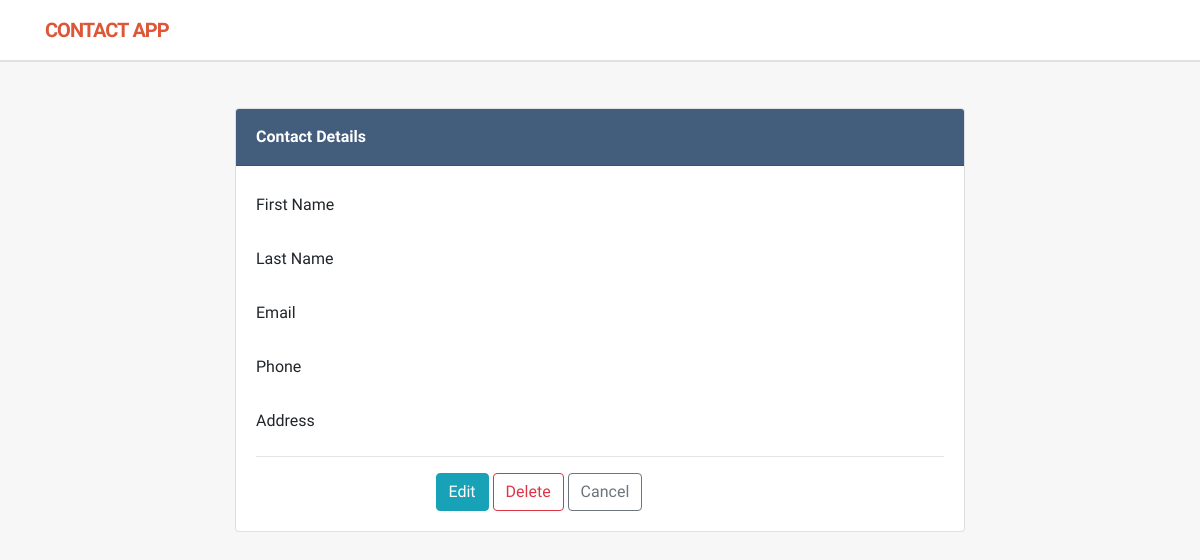
Page /show-contact/19 on the earlier database version.
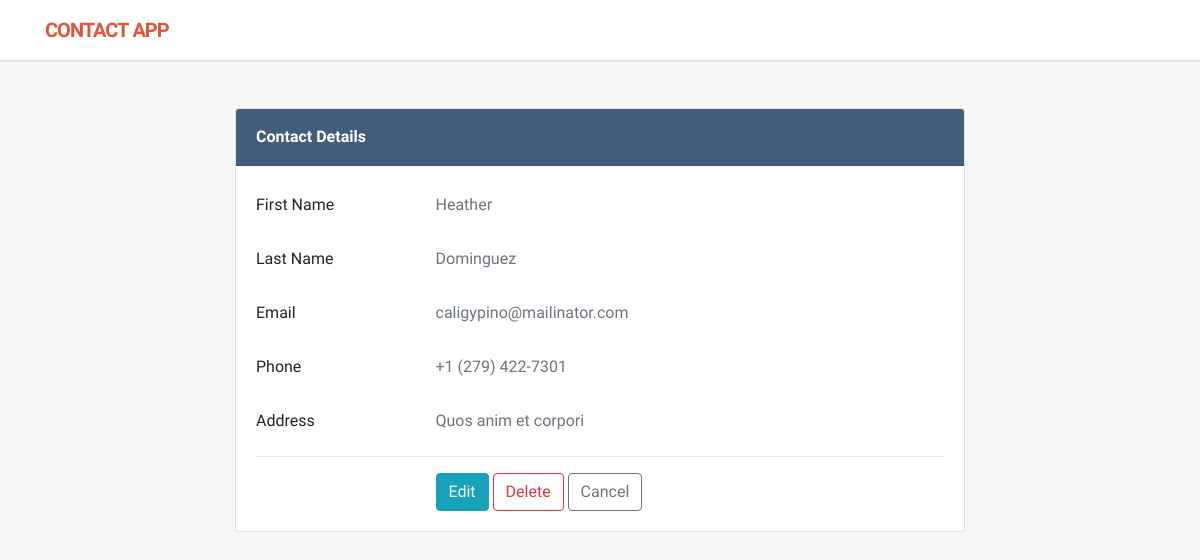
Same page on the later database version.
### contactapp/models.py (models this page shows, shortened)
class Contact(models.Model):
    first_name = models.CharField(max_length=50)
    last_name = models.CharField(max_length=50)
    email = models.EmailField()
    phone = models.CharField(max_length=15)
    address = models.CharField(max_length=120)
    class Meta:
        ordering = ['id'] #Ascending

### contactapp/views.py (the view)
# urls.py: path('show-contact/<int:id>',views.show_contact, name='show-contact'),
def show_contact(request,id):
    contact = get_object_or_404(Contact,pk=id)
    return render(request,'view_contact.html',{'contact':contact})

### templates/view_contact.html (shortened to what this page needs)
{% load static %}
<!DOCTYPE html>
<html lang="en">
<head>
  <link href="https://cdnjs.cloudflare.com/ajax/libs/font-awesome/4.7.0/css/font-awesome.min.css" rel="stylesheet">
  <link href="{% static 'css/bootstrap.min.css' %}" rel="stylesheet">
  <link href="{% static 'css/custom.css' %}" rel="stylesheet">
</head>
<body>
  <nav class="navbar navbar-expand-lg navbar-light">
    <div class="container">
      <a class="navbar-brand text-uppercase" href="{% url 'home' %}">
        <strong>Contact</strong> App
      </a>
    </div>
  </nav>
  <main class="py-5">
    <div class="container">
      <div class="row justify-content-md-center">
        <div class="col-md-8">
          <div class="card">
            <div class="card-header card-title">
              <strong>Contact Details</strong>
            </div>
            <div class="card-body">
              <div class="row">
                <div class="col-md-12">
                  <div class="form-group row">
                    <label for="first_name" class="col-md-3 col-form-label">First Name</label>
                    <div class="col-md-9">
                      <p class="form-control-plaintext text-muted">{{ contact.first_name }}</p>
                    </div>
                  </div>
                  <div class="form-group row">
                    <label for="last_name" class="col-md-3 col-form-label">Last Name</label>
                    <div class="col-md-9">
                      <p class="form-control-plaintext text-muted">{{ contact.last_name }}</p>
                    </div>
                  </div>
                  <div class="form-group row">
                    <label for="email" class="col-md-3 col-form-label">Email</label>
                    <div class="col-md-9">
                      <p class="form-control-plaintext text-muted">{{ contact.email }}</p>
                    </div>
                  </div>
                  <div class="form-group row">
                    <label for="phone" class="col-md-3 col-form-label">Phone</label>
                    <div class="col-md-9">
                      <p class="form-control-plaintext text-muted">{{ contact.phone }}</p>
                    </div>
                  </div>
                  <div class="form-group row">
                    <label for="name" class="col-md-3 col-form-label">Address</label>
                    <div class="col-md-9">
                      <p class="form-control-plaintext text-muted">{{ contact.address }}</p>
                    </div>
                  </div>
                  <hr>
                  <div class="form-group row mb-0">
                    <div class="col-md-9 offset-md-3">
                      <a href="{% url 'edit-contact' contact.id %}" class="btn btn-info">Edit</a>
                      <a href="{% url 'delete-contact' contact.id %}" class="btn btn-outline-danger">Delete</a>
                      <a href="{% url 'home' %}" class="btn btn-outline-secondary">Cancel</a>
                    </div>
                  </div>
                </div>
              </div>
            </div>
          </div>
        </div>
      </div>
    </div>
  </main>
</body>
</html>

Differences in the rows shown:
now on this page (row edited): Contact: first_name "Heather", last_name "Dominguez", email "caligypino@mailinator.com", phone "+1 (279) 422-7301", address "Quos anim et corpori"
